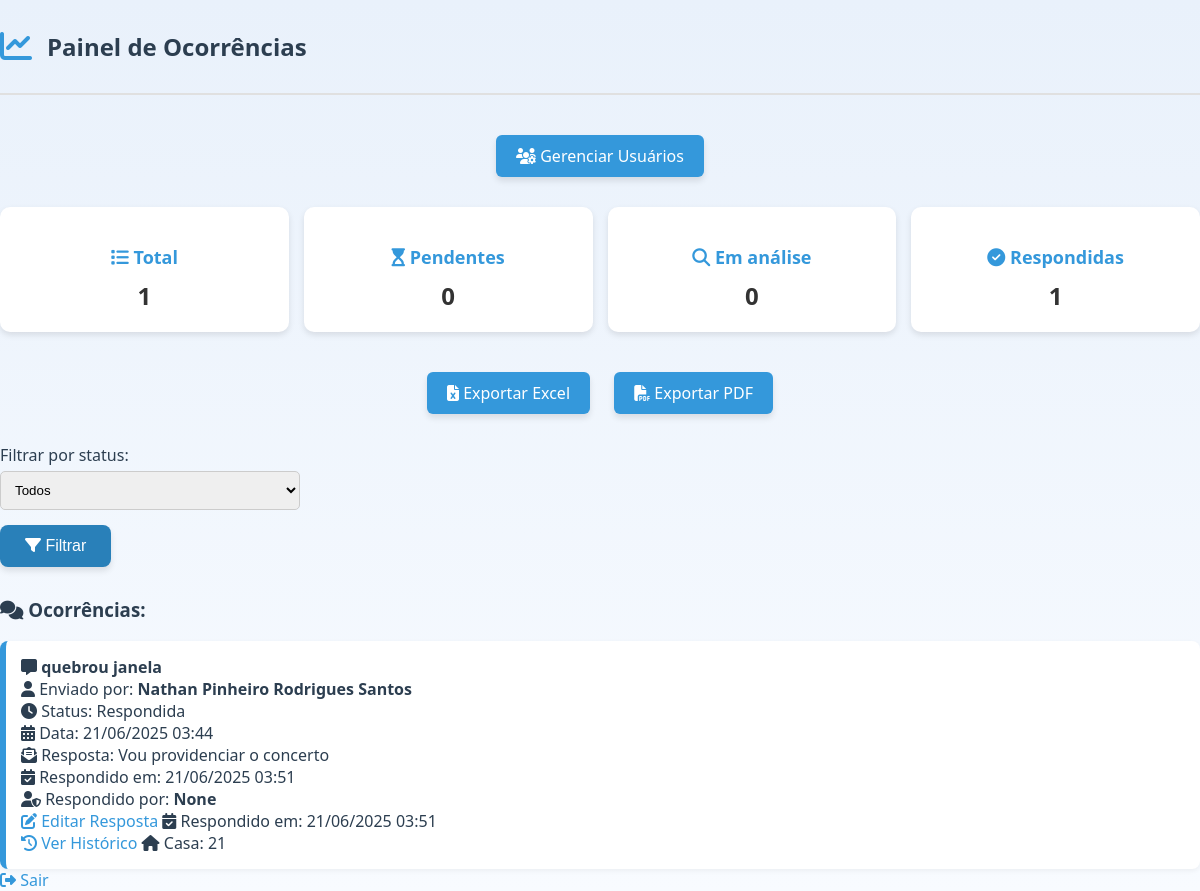
The app's page /painel (signed in) with its own data.
### app/models.py (models this page shows)
class Ocorrencia(db.Model):
    id = db.Column(db.Integer, primary_key=True)
    usuario_id = db.Column(db.Integer, db.ForeignKey('usuario.id'), nullable=False)
    tipo = db.Column(db.String(50), nullable=False)
    descricao = db.Column(db.Text, nullable=False)
    status = db.Column(db.String(50), default='Pendente')
    data_criacao = db.Column(db.DateTime, default=datetime.utcnow)
    resposta = db.Column(db.Text)
    respondido_por = db.Column(db.String(100))
    usuario = db.relationship('Usuario', backref='ocorrencias')
    data_ultima_resposta = db.Column(db.DateTime)

class Usuario(db.Model):
    id = db.Column(db.Integer, primary_key=True)
    nome = db.Column(db.String(100), nullable=False)
    email = db.Column(db.String(120), unique=True, nullable=False)
    senha_hash = db.Column(db.String(128), nullable=False)
    tipo = db.Column(db.String(20), default='morador')
    numero_casa = db.Column(db.String(20), nullable=False)

### app/routes.py (the view)
@main.route('/painel')
def painel():
    if 'usuario_id' not in session:
        return redirect(url_for('main.login'))
    usuario_id = session['usuario_id']
    tipo = session['usuario_tipo']
    filtro_status = request.args.get('filtro_status')
    if tipo == 'admin':
        ocorrencias = Ocorrencia.query.filter_by(status=filtro_status).all() if filtro_status else Ocorrencia.query.all()
        resumo = {
            'total': Ocorrencia.query.count(),
            'pendentes': Ocorrencia.query.filter_by(status='Pendente').count(),
            'em_analise': Ocorrencia.query.filter_by(status='Em análise').count(),
            'respondidas': Ocorrencia.query.filter_by(status='Respondida').count()
        }
    else:
        ocorrencias = Ocorrencia.query.filter_by(usuario_id=usuario_id).all()
        resumo = {}
    return render_template('main/painel.html', ocorrencias=ocorrencias, tipo=tipo, resumo=resumo)

### app/templates/main/painel.html (shortened to what this page needs)
<!DOCTYPE html>
<html lang="pt-br">
<head>
    <link rel="stylesheet" href="{{ url_for('static', filename='style.css') }}">
    <link rel="stylesheet" href="https://cdnjs.cloudflare.com/ajax/libs/font-awesome/6.4.0/css/all.min.css">
</head>
<body>
<header class="top-header">
    <i class="fas fa-chart-line"></i>
    <h2>Painel de Ocorrências</h2>
</header>
{% if tipo == 'admin' %}
    <div style="text-align: center; margin-bottom: 20px;">
        <a class="btn" href="{{ url_for('main.listar_usuarios') }}"><i class="fas fa-users-cog"></i> Gerenciar Usuários</a>
    </div>
{% endif %}
{% if tipo == 'admin' %}
    <div class="dashboard">
        <div class="card">
            <h3><i class="fas fa-list"></i> Total</h3>
            <p>{{ resumo.total }}</p>
        </div>
        <div class="card">
            <h3><i class="fas fa-hourglass-start"></i> Pendentes</h3>
            <p>{{ resumo.pendentes }}</p>
        </div>
        <div class="card">
            <h3><i class="fas fa-search"></i> Em análise</h3>
            <p>{{ resumo.em_analise }}</p>
        </div>
        <div class="card">
            <h3><i class="fas fa-check-circle"></i> Respondidas</h3>
            <p>{{ resumo.respondidas }}</p>
        </div>
    </div>
    <div style="text-align: center; margin-top: 10px;">
        <a href="{{ url_for('main.exportar_excel') }}" class="btn"><i class="fas fa-file-excel"></i> Exportar Excel</a>
        <a href="{{ url_for('main.exportar_pdf') }}" class="btn"><i class="fas fa-file-pdf"></i> Exportar PDF</a>
    </div>
    <form method="get" action="{{ url_for('main.painel') }}">
        <label>Filtrar por status:</label>
        <select name="filtro_status">
            <option value="">Todos</option>
        </select>
        <button type="submit"><i class="fas fa-filter"></i> Filtrar</button>
    </form>
{% endif %}
<h3><i class="fas fa-comments"></i> Ocorrências:</h3>
{% for o in ocorrencias %}
    <div class="ocorrencia">
        <strong><i class="fas fa-comment-alt"></i> {{ o.tipo }}</strong><br>
        <i class="fas fa-user"></i> Enviado por: <strong>{{ o.usuario.nome }}</strong><br>
        <i class="fas fa-clock"></i> Status: {{ o.status }}<br>
        <i class="fas fa-calendar-alt"></i> Data: {{ o.data_criacao.strftime('%d/%m/%Y %H:%M') }}<br>
        {% if o.resposta %}
            <i class="fas fa-envelope-open-text"></i> Resposta: {{ o.resposta }}<br>
            <i class="fas fa-calendar-check"></i> Respondido em: {{ o.data_ultima_resposta.strftime('%d/%m/%Y %H:%M') if o.data_ultima_resposta else '---' }}<br>
            <i class="fas fa-user-shield"></i> Respondido por: <strong>{{ o.respondido_por }}</strong><br>
            {% if tipo == 'admin' %}
                <a href="{{ url_for('main.editar_resposta', id=o.id) }}"><i class="fas fa-pen-to-square"></i> Editar Resposta</a>
            {% endif %}
        {% endif %}
        {% if o.data_ultima_resposta %}
        <i class="fas fa-calendar-check"></i> Respondido em: {{ o.data_ultima_resposta.strftime('%d/%m/%Y %H:%M') }}<br>
        {% endif %}
        <a href="{{ url_for('main.historico_respostas', ocorrencia_id=o.id) }}">
            <i class="fas fa-clock-rotate-left"></i> Ver Histórico
        </a>
        {% if tipo == 'admin' %}
        <i class="fas fa-home"></i> Casa: {{ o.usuario.numero_casa }}<br>
        {% endif %}
    </div>
{% endfor %}
<a href="{{ url_for('main.logout') }}"><i class="fas fa-sign-out-alt"></i> Sair</a>
</body>
</html>

### app/static/style.css (style rules this page uses)
body { background: linear-gradient(to bottom, #e9f1fb, #f8fbff); font-family: 'Segoe UI', Tahoma, Geneva, Verdana, sans-serif; margin: 0; padding: 0; color: #2c3e50; overflow-x: hidden; }
html, body { overflow-x: hidden; }
p { color: #333; margin: 10px 0 30px; font-size: 16px; }
form { margin-top: 20px; margin-bottom: 30px; }
input, select, textarea { display: block; margin-top: 5px; margin-bottom: 15px; padding: 10px; width: 300px; border-radius: 5px; border: 1px solid #ccc; }
button, .btn { background-color: #2980b9; color: white; border: none; padding: 12px 25px; font-size: 16px; border-radius: 8px; cursor: pointer; transition: all 0.3s ease; box-shadow: 0 4px 6px rgba(0,0,0,0.1); }
a { text-decoration: none; color: #3498db; }
.top-header { display: flex; align-items: center; gap: 15px; padding: 10px 0; border-bottom: 2px solid #e0e0e0; margin-bottom: 30px; }
.top-header i { font-size: 32px; color: #3498db; }
.btn { display: inline-block; margin: 10px; padding: 10px 20px; background-color: #3498db; color: white; border-radius: 6px; text-decoration: none; }
.dashboard { display: grid; grid-template-columns: repeat(auto-fit, minmax(200px, 1fr)); gap: 15px; margin-bottom: 30px; }
.card { background: white; border-radius: 10px; padding: 20px; box-shadow: 0 3px 6px rgba(0,0,0,0.1); text-align: center; }
.card h3 { margin-bottom: 10px; font-size: 18px; color: #3498db; }
.card p { font-size: 24px; font-weight: bold; margin: 0; }
.ocorrencia { background: white; border-left: 6px solid #3498db; padding: 15px; border-radius: 8px; box-shadow: 0 2px 5px rgba(0,0,0,0.05); }
* { box-sizing: border-box; }

### records on screen
Ocorrencia: tipo "quebrou janela", usuario.nome "Nathan Pinheiro Rodrigues Santos", status "Respondida", data_criacao "21/06/2025 03:44", resposta "Vou providenciar o concerto", data_ultima_resposta "21/06/2025 03:51", respondido_por "None", usuario.numero_casa "21"

### other values on screen
{{ resumo.total }} "1"
{{ resumo.pendentes }} "0"
{{ resumo.em_analise }} "0"
{{ resumo.respondidas }} "1"
